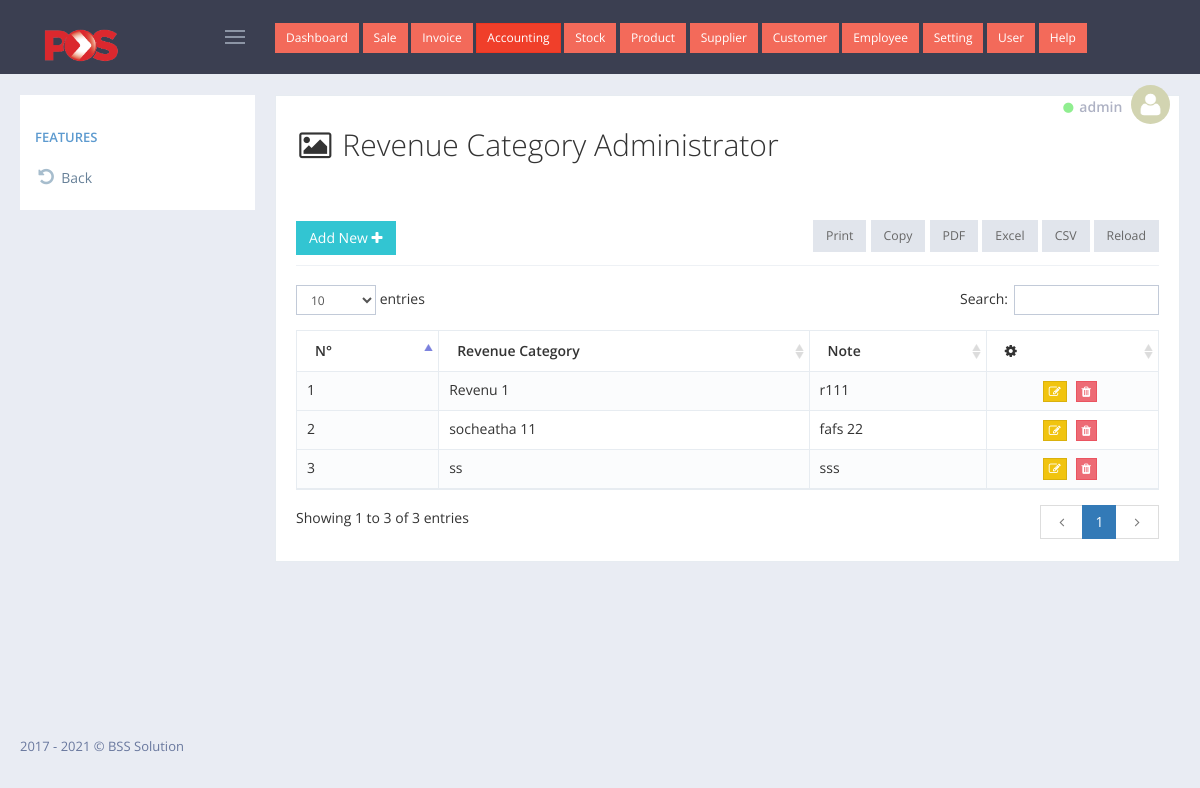
Screenshot of /admin/account_revenue_category/index.php (signed in) with the database file from the repository.
### tables this page shows
CREATE TABLE `tbl_pos_invoice` (
  `transaction_id` int(6) UNSIGNED ZEROFILL NOT NULL,
  `inv_no` int(200) NOT NULL,
  `cashier_name` varchar(100) NOT NULL,
  `user_id` int(11) NOT NULL,
  `cus` int(11) NOT NULL,
  `date_sell` date NOT NULL,
  `amount` decimal(10,2) NOT NULL,
  `vat` decimal(10,2) NOT NULL,
  `pay_dollar` decimal(10,2) NOT NULL,
  `pay_riel` varchar(111) NOT NULL
);

CREATE TABLE `tbl_pos_revenue_category` (
  `reca_id` int(11) NOT NULL,
  `reca_name` varchar(255) NOT NULL,
  `reca_note` text NOT NULL
);

### admin/account_revenue_category/index.php (the view, shortened to what this page needs)
<?php
    include_once '../../config/database.php';
    include_once '../layout/header.php';
?>
<div class="portlet light bordered">
    <div class="row">
        <div class="col-xs-12">
            <h2><i class="fa fa-image fa-fw"></i> Revenue Category Administrator</h2>
        </div>
    </div>
    <br>
    <br>
    <div class="portlet-title">
        <div class="caption font-dark">
            <a href="add.php" id="sample_editable_1_new" class="btn green"> Add New
                <i class="fa fa-plus"></i>
            </a>
        </div>
    </div>
    <div class="portlet-body">
        <div id="sample_1_wrapper" class="dataTables_wrapper">
            <table class="table table-striped table-bordered table-hover dataTable dtr-inline " id="sample_2" role="grid" aria-describedby="sample_1_info">
                <thead>
                    <tr>
                        <th>N&deg;</th>
                        <th>Revenue Category</th>
                        <th>Note</th>
                        <th><i class="fa fa-cog" aria-hidden="true"></i></th>
                    </tr>
                </thead>
                <tbody>
                    <?php
                        $i = 0;
                        $get_data = $connect->query("SELECT * FROM tbl_pos_revenue_category ORDER BY reca_name ASC");
                        while ($row = mysqli_fetch_object($get_data)) {
                            echo '<tr>';
                                echo '<td>'.(++$i).'</td>';
                                echo '<td>'.$row->reca_name.'</td>';
                                echo '<td>'.$row->reca_note.'</td>';
                                echo '<td class="text-center"><a href="edit.php?edit_id='.$row->reca_id.'" class="btn btn-xs btn-warning" title="edit"><i class="fa fa-edit"></i></a>
                                    <a href="delete.php?del_id='.$row->reca_id.'" onclick="return confirm(\'Are you sure to delete this?\')" class="btn btn-xs btn-danger" title="delete"><i class="fa fa-trash"></i></a>
                                    </td>';
                            echo '</tr>';
                        }
                    ?>
                </tbody>
            </table>
        </div>
    </div>
</div>
<?php include_once '../layout/footer.php' ?>

### admin/layout/header.php (shortened to what this page needs)
<!DOCTYPE html>
<html lang="en">
    <head>
        <link href="../../assets/global/plugins/font-awesome/css/font-awesome.min.css" rel="stylesheet" type="text/css" />
        <link href="../../assets/global/plugins/simple-line-icons/simple-line-icons.min.css" rel="stylesheet" type="text/css" />
        <link href="../../assets/global/plugins/bootstrap/css/bootstrap.min.css" rel="stylesheet" type="text/css" />
        <link href="../../assets/global/plugins/bootstrap-switch/css/bootstrap-switch.min.css" rel="stylesheet" type="text/css" />
        <link href="../../assets/global/plugins/datatables/datatables.min.css" rel="stylesheet" type="text/css" />
        <link href="../../assets/global/plugins/datatables/plugins/bootstrap/datatables.bootstrap.css" rel="stylesheet" type="text/css" />
        <link href="../../assets/global/plugins/bootstrap-datepicker/css/bootstrap-datepicker3.min.css" rel="stylesheet" type="text/css" />
        <link href="../../assets/global/css/components.min.css" rel="stylesheet" id="style_components" type="text/css" />
        <link href="../../assets/global/css/plugins.min.css" rel="stylesheet" type="text/css" />
        <link href="../../assets/layouts/layout4/css/layout.min.css" rel="stylesheet" type="text/css" />
        <link href="../../assets/layouts/layout4/css/themes/default.min.css" rel="stylesheet" type="text/css" id="style_color" />
        <link href="../../assets/layouts/layout4/css/custom.min.css" rel="stylesheet" type="text/css" />
    </head>
    <body class="page-container-bg-solid page-header-fixed page-sidebar-closed-hide-logo">
        <div class="page-header navbar navbar-fixed-top">
            <div class="page-header-inner ">
                <div class="page-logo">
                    <a href="../../index.php">
                        <img src="../../img/img_logo/Pos_Malaysia_Logo.png" width="100px" alt="logo" class="logo-default" />
                    </a>
                    <div class="menu-toggler sidebar-toggler">
                    </div>
                </div>
                <?php include_once('top_navigation.php') ?>
                <div class="page-top">
                    <div class="top-menu">
                        <ul class="nav navbar-nav pull-right">
                            <li class="dropdown dropdown-user dropdown-dark">
                                <a href="javascript:;" class="dropdown-toggle" data-toggle="dropdown" data-hover="dropdown" data-close-others="true">
                                    <small><i class="fa fa-circle" style="color: lightgreen;"></i></small>
                                    <span class="username username-hide-on-mobile"> <?= @$_SESSION['user']->username ?> </span>
                                    <img alt="" class="img-circle" src="../../img/img_user/blank.png" /> </a>
                            </li>
                        </ul>
                    </div>
                </div>
            </div>
        </div>
        <div class="page-container">
            <div class="page-content-wrapper">
                <div class="page-content" style="transform: translate(0px,-10px);">

### rows the page displays
tbl_pos_invoice: cashier_name "admin"
tbl_pos_revenue_category: reca_name "Revenu 1", reca_note "r111"
tbl_pos_revenue_category: reca_name "socheatha 11", reca_note "fafs 22"
tbl_pos_revenue_category: reca_name "ss", reca_note "sss"
